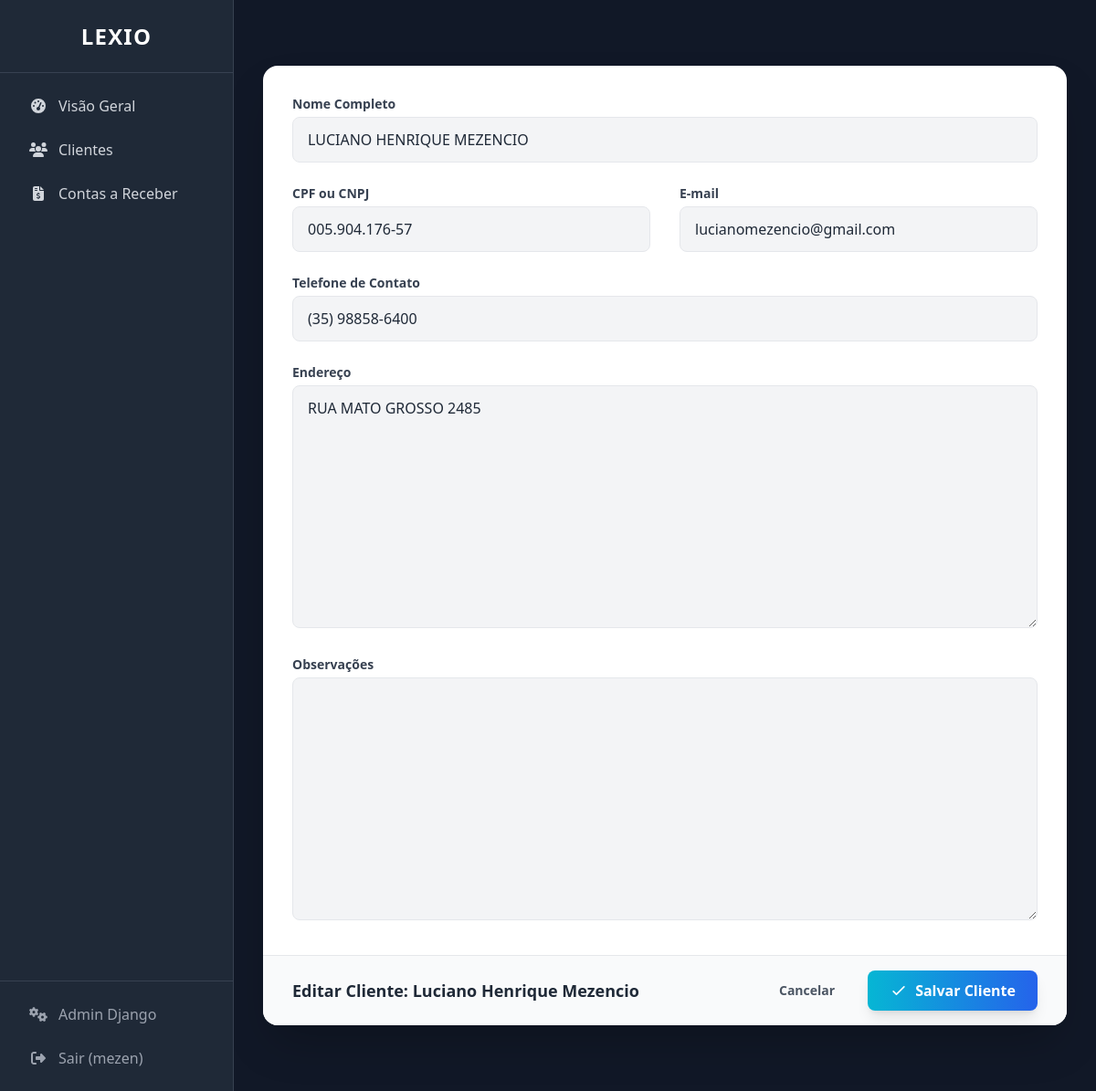
/dashboard/clientes/editar/1/ (signed in), run on the app's committed database.
### financeiro/models.py (models this page shows, shortened)
class Cliente(models.Model):
    nome_completo: str = models.CharField(max_length=200, verbose_name="Nome Completo")
    cpf_cnpj: Union[str, None] = models.CharField(max_length=18, blank=True, null=True, verbose_name="CPF/CNPJ")
    telefone: str = models.CharField(max_length=20, verbose_name="Telefone")
    email: Union[str, None] = models.EmailField(blank=True, null=True, verbose_name="E-mail")
    endereco: Union[str, None] = models.TextField(blank=True, null=True, verbose_name="Endereço")
    observacoes: Union[str, None] = models.TextField(blank=True, null=True, verbose_name="Observações")
    ativo: bool = models.BooleanField(default=True, verbose_name="Cliente Ativo")
    created_at: date = models.DateTimeField(auto_now_add=True, verbose_name="Criado em")
    updated_at: date = models.DateTimeField(auto_now=True, verbose_name="Atualizado em")
    objects = ClienteManager()
    class Meta:
        verbose_name = "Cliente"
        verbose_name_plural = "Clientes"
        ordering = ['nome_completo']

### financeiro/views.py (the view)
# urls.py: path('clientes/editar/<int:pk>/', views.cliente_update, name='cliente_update'),
@login_required
def cliente_update(request, pk):
    cliente = get_object_or_404(Cliente, pk=pk)
    if request.method == 'POST':
        form = ClienteForm(request.POST, instance=cliente)
        if form.is_valid():
            form.save()
            messages.success(request, "Dados do cliente atualizados com sucesso.")
            return redirect('financeiro:cliente_list')
    else:
        form = ClienteForm(instance=cliente)
    return render(request, 'financeiro/cliente_form.html', {'form': form, 'titulo': f'Editar Cliente: {cliente.nome_completo.title()}'})

### financeiro/forms.py (shortened to what this page needs)
class ClienteForm(FormStylingMixin, forms.ModelForm):
    class Meta:
        model = Cliente
        fields = ['nome_completo', 'cpf_cnpj', 'email', 'telefone', 'endereco', 'observacoes']
        labels = {'nome_completo': 'Nome Completo', 'cpf_cnpj': 'CPF ou CNPJ', 'email': 'E-mail', 'telefone': 'Telefone de Contato', 'endereco': 'Endereço', 'observacoes': 'Observações'}
    def __init__(self, *args, **kwargs):
        super().__init__(*args, **kwargs)
        self.fields['cpf_cnpj'].widget.attrs.update({
            'x-data': "{}",
            'x-mask:dynamic': "$input.length > 14 ? '99.999.999/9999-99' : '999.999.999-99'",
            'placeholder': 'Digite o CPF ou CNPJ'
        })
        self.fields['telefone'].widget.attrs.update({
            'x-data': "{}",
            'x-mask': '(99) 99999-9999',
            'placeholder': '(XX) XXXXX-XXXX'
        })

### theme/templates/financeiro/cliente_form.html (shortened to what this page needs)
{% extends "base_interno.html" %}
{% block content %}
<div class="max-w-5xl mx-auto py-10">
    <div class="bg-white rounded-2xl shadow-2xl overflow-hidden">
        <form method="post" novalidate x-data>
            <div class="p-8">
                <div class="grid grid-cols-1 md:grid-cols-2 gap-x-8 gap-y-6">
                    {% for field in form %}
                        <div class="{% if field.name in 'nome_completo,telefone,endereco,observacoes' %}md:col-span-2{% endif %}">
                            <label for="{{ field.id_for_label }}" class="block text-sm font-semibold text-gray-700 mb-1">{{ field.label }}</label>
                            {{ field }}
                        </div>
                    {% endfor %}
                </div>
            </div>
            <div class="bg-gray-50 px-8 py-4 flex items-center justify-between border-t border-gray-200">
                <div><h3 class="text-lg font-bold text-gray-800">{{ titulo }}</h3></div>
                <div class="flex items-center space-x-4">
                    <a href="{% url 'financeiro:cliente_list' %}" class="px-5 py-2 text-sm font-semibold text-gray-600 hover:bg-gray-200 rounded-lg transition-colors duration-300">Cancelar</a>
                    <button type="submit" class="inline-flex items-center px-6 py-2.5 bg-gradient-to-r from-cyan-500 to-blue-600 hover:from-cyan-600 hover:to-blue-700 text-white font-bold rounded-lg shadow-lg hover:shadow-cyan-500/30 transition-all duration-300 transform hover:scale-105">
                        <svg class="w-5 h-5 mr-2" fill="none" stroke="currentColor" viewBox="0 0 24 24"><path stroke-linecap="round" stroke-linejoin="round" stroke-width="2" d="M5 13l4 4L19 7"></path></svg>
                        Salvar Cliente
                    </button>
                </div>
            </div>
        </form>
    </div>
</div>
{% endblock %}

### theme/templates/base_interno.html (shortened to what this page needs)
<!DOCTYPE html>
<html lang="pt-br">
<head>
    <script src="https://cdn.tailwindcss.com"></script>
</head>
<body class="flex h-screen bg-gray-900 text-gray-200 font-sans">
    <aside class="w-64 flex-shrink-0 bg-gray-800 border-r border-gray-700 flex flex-col">
        <div class="h-20 flex items-center justify-center border-b border-gray-700">
            <h1 class="text-2xl font-bold text-white tracking-wider">LEXIO</h1>
        </div>
        <nav class="flex-grow p-4">
            <ul class="space-y-2">
                <li>
                    <a href="{% url 'financeiro:dashboard' %}" class="flex items-center px-4 py-2 text-gray-300 hover:bg-cyan-600 hover:text-white rounded-lg transition-colors">
                        <i class="fas fa-tachometer-alt fa-fw w-6"></i>
                        <span class="ml-3">Visão Geral</span>
                    </a>
                </li>
                <li>
                    <a href="{% url 'financeiro:cliente_list' %}" class="flex items-center px-4 py-2 text-gray-300 hover:bg-cyan-600 hover:text-white rounded-lg transition-colors">
                        <i class="fas fa-users fa-fw w-6"></i>
                        <span class="ml-3">Clientes</span>
                    </a>
                </li>
                <li>
                    <a href="{% url 'financeiro:conta_list' %}" class="flex items-center px-4 py-2 text-gray-300 hover:bg-cyan-600 hover:text-white rounded-lg transition-colors">
                        <i class="fas fa-file-invoice-dollar fa-fw w-6"></i>
                        <span class="ml-3">Contas a Receber</span>
                    </a>
                </li>
            </ul>
        </nav>
        <div class="p-4 border-t border-gray-700">
             <a href="{% url 'admin:index' %}" target="_blank" class="flex items-center px-4 py-2 text-gray-400 hover:bg-gray-700 hover:text-white rounded-lg transition-colors">
                <i class="fas fa-cogs fa-fw w-6"></i>
                <span class="ml-3">Admin Django</span>
            </a>
            {% if user.is_authenticated %}
            <form method="post" action="{% url 'logout' %}">
                <button type="submit" class="w-full flex items-center mt-2 px-4 py-2 text-gray-400 hover:bg-red-900/50 hover:text-red-400 rounded-lg transition-colors text-left">
                    <i class="fas fa-sign-out-alt fa-fw w-6"></i>
                    <span class="ml-3">Sair ({{ user.username }})</span>
                </button>
            </form>
            {% endif %}
        </div>
    </aside>
    <main class="flex-1 overflow-y-auto p-6 md:p-8">
        {% block content %}{% endblock %}
    </main>
</body>
</html>

### theme/templates/base_interno.html (style rules this page uses)
body { background-color: #111827; }

### data on the page
Cliente: form "LUCIANO HENRIQUE MEZENCIO" "005.904.176-57" "lucianomezencio@gmail.com" "(35) 98858-6400" "rua mato grosso 2485"

### other printed values
{{ user.username }} "mezen"
{{ field.label }} "Nome Completo" "CPF ou CNPJ" "E-mail" "Telefone de Contato" "Endereço" "Observações"
{{ titulo }} "Editar Cliente: Luciano Henrique Mezencio"
